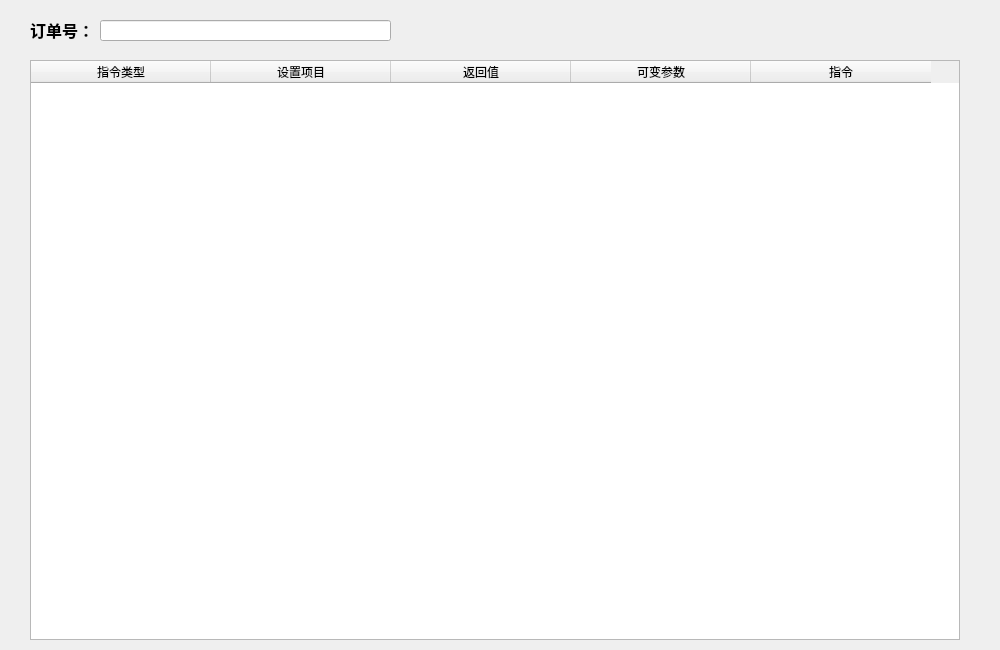
<?xml version="1.0" encoding="UTF-8"?>
<ui version="4.0">
 <class>CheckConfigDialog</class>
 <widget class="QDialog" name="CheckConfigDialog">
  <property name="geometry">
   <rect>
    <x>0</x>
    <y>0</y>
    <width>1000</width>
    <height>650</height>
   </rect>
  </property>
  <property name="windowTitle">
   <string>Dialog</string>
  </property>
  <widget class="QTableWidget" name="tableWidget">
   <property name="geometry">
    <rect>
     <x>30</x>
     <y>60</y>
     <width>930</width>
     <height>580</height>
    </rect>
   </property>
   <property name="editTriggers">
    <set>QAbstractItemView::NoEditTriggers</set>
   </property>
   <attribute name="horizontalHeaderDefaultSectionSize">
    <number>180</number>
   </attribute>
   <column>
    <property name="text">
     <string>指令类型</string>
    </property>
   </column>
   <column>
    <property name="text">
     <string>设置项目</string>
    </property>
   </column>
   <column>
    <property name="text">
     <string>返回值</string>
    </property>
   </column>
   <column>
    <property name="text">
     <string>可变参数</string>
    </property>
   </column>
   <column>
    <property name="text">
     <string>指令</string>
    </property>
   </column>
  </widget>
  <widget class="QLabel" name="label_3">
   <property name="geometry">
    <rect>
     <x>30</x>
     <y>20</y>
     <width>84</width>
     <height>20</height>
    </rect>
   </property>
   <property name="font">
    <font>
     <family>Aharoni</family>
     <pointsize>12</pointsize>
     <weight>75</weight>
     <bold>true</bold>
    </font>
   </property>
   <property name="text">
    <string>订单号：</string>
   </property>
  </widget>
  <widget class="QLineEdit" name="lineEdit">
   <property name="geometry">
    <rect>
     <x>100</x>
     <y>20</y>
     <width>291</width>
     <height>21</height>
    </rect>
   </property>
   <property name="readOnly">
    <bool>true</bool>
   </property>
  </widget>
 </widget>
 <resources/>
 <connections/>
</ui>
